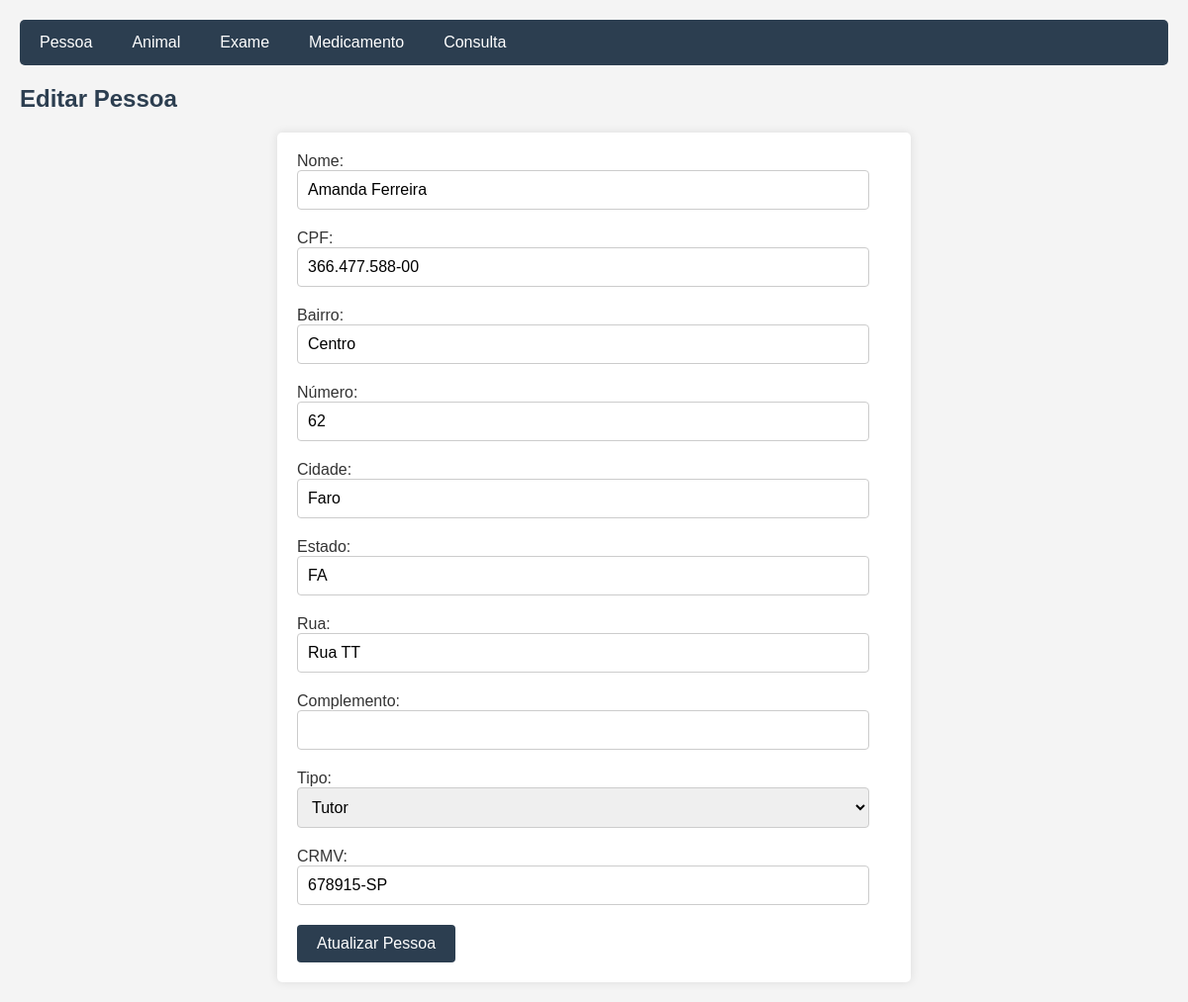
Before: /Pessoa/update.php?idPessoa=46 with the older database file.
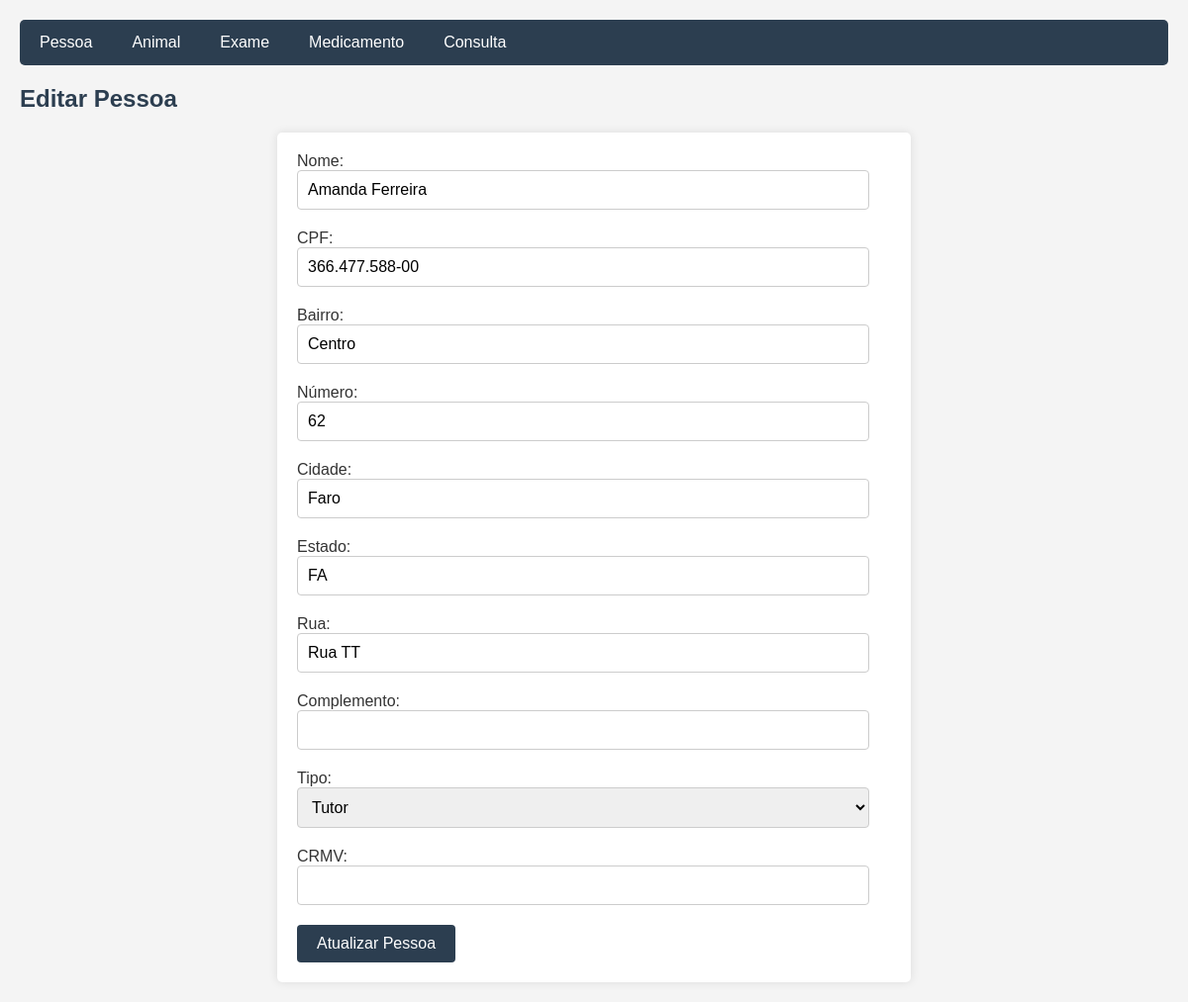
After: the same page with the newer database file.
### tables this page shows
CREATE TABLE IF NOT EXISTS Pessoa (
    idPessoa INT NOT NULL AUTO_INCREMENT PRIMARY KEY,
    CRMV VARCHAR(20) NULL,
    CPF VARCHAR(14) NOT NULL,
    nome VARCHAR(60) NOT NULL,
    bairro VARCHAR(60) NOT NULL,
    numero INT NOT NULL,
    cidade VARCHAR(60) NOT NULL,
    estado VARCHAR(60) NOT NULL,
    rua VARCHAR(60) NOT NULL,
    complemento VARCHAR(10) NULL,
    tipo ENUM('Veterinario', 'Tutor', 'Ambos') NOT NULL DEFAULT 'Tutor',
    UNIQUE INDEX CRMV_UNIQUE (CRMV ASC) VISIBLE,
    UNIQUE INDEX CPF_UNIQUE (CPF ASC) VISIBLE);

### Pessoa/update.php (the view, shortened to what this page needs)
<?php
    include '../config.php';
    $idPessoa = $_GET['idPessoa'];
    $sql = "SELECT * FROM Pessoa WHERE idPessoa=$idPessoa";
    $result = $conn->query($sql);
    $row = $result->fetch_assoc();
?>
<!DOCTYPE html>
<html>
<head>
    <link rel="stylesheet" type="text/css" href="../styles.css">
</head>
<body>
    <div class="navbar">
        <a href="index.php">Pessoa</a>
        <a href="../Animal/index.php">Animal</a>
        <a href="../Exame/index.php">Exame</a>
        <a href="../Medicamento/index.php">Medicamento</a>
        <a href="../Consulta/index.php">Consulta</a>
    </div>
    <h2>Editar Pessoa</h2>
    <form method="post" action="">
        Nome: <input type="text" name="nome" value="<?php echo $row['nome']; ?>" required maxlength="60"><br>
        CPF: <input type="text" name="cpf" value="<?php echo $row['CPF']; ?>" required maxlength="14" id="cpf" onkeyup="aplicarMascaraCPF(this)" ><br>
        Bairro: <input type="text" name="bairro" value="<?php echo $row['bairro']; ?>" required maxlength="60"><br>
        Número: <input type="number" name="numero" value="<?php echo $row['numero']; ?>" required><br>
        Cidade: <input type="text" name="cidade" value="<?php echo $row['cidade']; ?>" required maxlength="60"><br>
        Estado: <input type="text" name="estado" value="<?php echo $row['estado']; ?>" required maxlength="60"><br>
        Rua: <input type="text" name="rua" value="<?php echo $row['rua']; ?>" required maxlength="60"><br>
        Complemento: <input type="text" name="complemento" value="<?php echo $row['complemento']; ?>" maxlength="60"><br>
        Tipo:
        <select name="tipo" id="tipo" onchange="toggleCRMV()">
            <option value="Tutor" <?php if ($row['tipo'] == 'Tutor') echo 'selected'; ?>>Tutor</option>
        </select><br>
        CRMV: <input type="text" id="crmv" name="crmv" value="<?php echo $row['CRMV']; ?>" maxlength="20"><br>
        <input type="submit" value="Atualizar Pessoa">
    </form>
</body>
</html>

Changed rows visible on the page:
changed pessoa "Amanda Ferreira": crmv "678915-SP" → (not shown)
